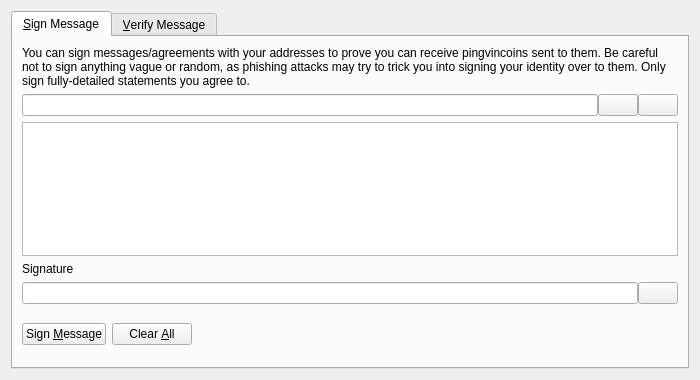
<?xml version="1.0" encoding="UTF-8"?>
<ui version="4.0">
 <class>SignVerifyMessageDialog</class>
 <widget class="QDialog" name="SignVerifyMessageDialog">
  <property name="geometry">
   <rect>
    <x>0</x>
    <y>0</y>
    <width>700</width>
    <height>380</height>
   </rect>
  </property>
  <property name="windowTitle">
   <string>Signatures - Sign / Verify a Message</string>
  </property>
  <property name="modal">
   <bool>true</bool>
  </property>
  <layout class="QVBoxLayout" name="verticalLayout">
   <item>
    <widget class="QTabWidget" name="tabWidget">
     <property name="currentIndex">
      <number>0</number>
     </property>
     <widget class="QWidget" name="tabSignMessage">
      <attribute name="title">
       <string>&amp;Sign Message</string>
      </attribute>
      <layout class="QVBoxLayout" name="verticalLayout_SM">
       <item>
        <widget class="QLabel" name="infoLabel_SM">
         <property name="text">
          <string>You can sign messages/agreements with your addresses to prove you can receive pingvincoins sent to them. Be careful not to sign anything vague or random, as phishing attacks may try to trick you into signing your identity over to them. Only sign fully-detailed statements you agree to.</string>
         </property>
         <property name="textFormat">
          <enum>Qt::PlainText</enum>
         </property>
         <property name="wordWrap">
          <bool>true</bool>
         </property>
        </widget>
       </item>
       <item>
        <layout class="QHBoxLayout" name="horizontalLayout_1_SM">
         <property name="spacing">
          <number>0</number>
         </property>
         <item>
          <widget class="QValidatedLineEdit" name="addressIn_SM">
           <property name="toolTip">
            <string>The Pingvincoin address to sign the message with</string>
           </property>
          </widget>
         </item>
         <item>
          <widget class="QPushButton" name="addressBookButton_SM">
           <property name="toolTip">
            <string>Choose previously used address</string>
           </property>
           <property name="text">
            <string/>
           </property>
           <property name="icon">
            <iconset resource="../bitcoin.qrc">
             <normaloff>:/icons/address-book</normaloff>:/icons/address-book</iconset>
           </property>
           <property name="shortcut">
            <string>Alt+A</string>
           </property>
           <property name="autoDefault">
            <bool>false</bool>
           </property>
          </widget>
         </item>
         <item>
          <widget class="QPushButton" name="pasteButton_SM">
           <property name="toolTip">
            <string>Paste address from clipboard</string>
           </property>
           <property name="text">
            <string/>
           </property>
           <property name="icon">
            <iconset resource="../bitcoin.qrc">
             <normaloff>:/icons/editpaste</normaloff>:/icons/editpaste</iconset>
           </property>
           <property name="shortcut">
            <string>Alt+P</string>
           </property>
           <property name="autoDefault">
            <bool>false</bool>
           </property>
          </widget>
         </item>
        </layout>
       </item>
       <item>
        <widget class="QPlainTextEdit" name="messageIn_SM">
         <property name="toolTip">
          <string>Enter the message you want to sign here</string>
         </property>
        </widget>
       </item>
       <item>
        <widget class="QLabel" name="signatureLabel_SM">
         <property name="text">
          <string>Signature</string>
         </property>
         <property name="textFormat">
          <enum>Qt::PlainText</enum>
         </property>
        </widget>
       </item>
       <item>
        <layout class="QHBoxLayout" name="horizontalLayout_2_SM">
         <property name="spacing">
          <number>0</number>
         </property>
         <item>
          <widget class="QLineEdit" name="signatureOut_SM">
           <property name="font">
            <font>
             <italic>true</italic>
            </font>
           </property>
           <property name="readOnly">
            <bool>true</bool>
           </property>
          </widget>
         </item>
         <item>
          <widget class="QPushButton" name="copySignatureButton_SM">
           <property name="toolTip">
            <string>Copy the current signature to the system clipboard</string>
           </property>
           <property name="text">
            <string/>
           </property>
           <property name="icon">
            <iconset resource="../bitcoin.qrc">
             <normaloff>:/icons/editcopy</normaloff>:/icons/editcopy</iconset>
           </property>
           <property name="autoDefault">
            <bool>false</bool>
           </property>
          </widget>
         </item>
        </layout>
       </item>
       <item>
        <layout class="QHBoxLayout" name="horizontalLayout_3_SM">
         <item>
          <widget class="QPushButton" name="signMessageButton_SM">
           <property name="toolTip">
            <string>Sign the message to prove you own this Pingvincoin address</string>
           </property>
           <property name="text">
            <string>Sign &amp;Message</string>
           </property>
           <property name="icon">
            <iconset resource="../bitcoin.qrc">
             <normaloff>:/icons/edit</normaloff>:/icons/edit</iconset>
           </property>
           <property name="autoDefault">
            <bool>false</bool>
           </property>
          </widget>
         </item>
         <item>
          <widget class="QPushButton" name="clearButton_SM">
           <property name="toolTip">
            <string>Reset all sign message fields</string>
           </property>
           <property name="text">
            <string>Clear &amp;All</string>
           </property>
           <property name="icon">
            <iconset resource="../bitcoin.qrc">
             <normaloff>:/icons/remove</normaloff>:/icons/remove</iconset>
           </property>
           <property name="autoDefault">
            <bool>false</bool>
           </property>
          </widget>
         </item>
         <item>
          <spacer name="horizontalSpacer_1_SM">
           <property name="orientation">
            <enum>Qt::Horizontal</enum>
           </property>
           <property name="sizeHint" stdset="0">
            <size>
             <width>40</width>
             <height>48</height>
            </size>
           </property>
          </spacer>
         </item>
         <item>
          <widget class="QLabel" name="statusLabel_SM">
           <property name="font">
            <font>
             <weight>75</weight>
             <bold>true</bold>
            </font>
           </property>
           <property name="text">
            <string/>
           </property>
           <property name="wordWrap">
            <bool>true</bool>
           </property>
          </widget>
         </item>
         <item>
          <spacer name="horizontalSpacer_2_SM">
           <property name="orientation">
            <enum>Qt::Horizontal</enum>
           </property>
           <property name="sizeHint" stdset="0">
            <size>
             <width>40</width>
             <height>48</height>
            </size>
           </property>
          </spacer>
         </item>
        </layout>
       </item>
      </layout>
     </widget>
     <widget class="QWidget" name="tabVerifyMessage">
      <attribute name="title">
       <string>&amp;Verify Message</string>
      </attribute>
      <layout class="QVBoxLayout" name="verticalLayout_VM">
       <item>
        <widget class="QLabel" name="infoLabel_VM">
         <property name="text">
          <string>Enter the receiver's address, message (ensure you copy line breaks, spaces, tabs, etc. exactly) and signature below to verify the message. Be careful not to read more into the signature than what is in the signed message itself, to avoid being tricked by a man-in-the-middle attack. Note that this only proves the signing party receives with the address, it cannot prove sendership of any transaction!</string>
         </property>
         <property name="textFormat">
          <enum>Qt::PlainText</enum>
         </property>
         <property name="alignment">
          <set>Qt::AlignLeading|Qt::AlignLeft|Qt::AlignTop</set>
         </property>
         <property name="wordWrap">
          <bool>true</bool>
         </property>
        </widget>
       </item>
       <item>
        <layout class="QHBoxLayout" name="horizontalLayout_1_VM">
         <property name="spacing">
          <number>0</number>
         </property>
         <item>
          <widget class="QValidatedLineEdit" name="addressIn_VM">
           <property name="toolTip">
            <string>The Pingvincoin address the message was signed with</string>
           </property>
          </widget>
         </item>
         <item>
          <widget class="QPushButton" name="addressBookButton_VM">
           <property name="toolTip">
            <string>Choose previously used address</string>
           </property>
           <property name="text">
            <string/>
           </property>
           <property name="icon">
            <iconset resource="../bitcoin.qrc">
             <normaloff>:/icons/address-book</normaloff>:/icons/address-book</iconset>
           </property>
           <property name="shortcut">
            <string>Alt+A</string>
           </property>
           <property name="autoDefault">
            <bool>false</bool>
           </property>
          </widget>
         </item>
        </layout>
       </item>
       <item>
        <widget class="QPlainTextEdit" name="messageIn_VM"/>
       </item>
       <item>
        <widget class="QValidatedLineEdit" name="signatureIn_VM"/>
       </item>
       <item>
        <layout class="QHBoxLayout" name="horizontalLayout_2_VM">
         <item>
          <widget class="QPushButton" name="verifyMessageButton_VM">
           <property name="toolTip">
            <string>Verify the message to ensure it was signed with the specified Pingvincoin address</string>
           </property>
           <property name="text">
            <string>Verify &amp;Message</string>
           </property>
           <property name="icon">
            <iconset resource="../bitcoin.qrc">
             <normaloff>:/icons/transaction_0</normaloff>:/icons/transaction_0</iconset>
           </property>
           <property name="autoDefault">
            <bool>false</bool>
           </property>
          </widget>
         </item>
         <item>
          <widget class="QPushButton" name="clearButton_VM">
           <property name="toolTip">
            <string>Reset all verify message fields</string>
           </property>
           <property name="text">
            <string>Clear &amp;All</string>
           </property>
           <property name="icon">
            <iconset resource="../bitcoin.qrc">
             <normaloff>:/icons/remove</normaloff>:/icons/remove</iconset>
           </property>
           <property name="autoDefault">
            <bool>false</bool>
           </property>
          </widget>
         </item>
         <item>
          <spacer name="horizontalSpacer_1_VM">
           <property name="orientation">
            <enum>Qt::Horizontal</enum>
           </property>
           <property name="sizeHint" stdset="0">
            <size>
             <width>40</width>
             <height>48</height>
            </size>
           </property>
          </spacer>
         </item>
         <item>
          <widget class="QLabel" name="statusLabel_VM">
           <property name="font">
            <font>
             <weight>75</weight>
             <bold>true</bold>
            </font>
           </property>
           <property name="text">
            <string/>
           </property>
           <property name="wordWrap">
            <bool>true</bool>
           </property>
          </widget>
         </item>
         <item>
          <spacer name="horizontalSpacer_2_VM">
           <property name="orientation">
            <enum>Qt::Horizontal</enum>
           </property>
           <property name="sizeHint" stdset="0">
            <size>
             <width>40</width>
             <height>48</height>
            </size>
           </property>
          </spacer>
         </item>
        </layout>
       </item>
      </layout>
     </widget>
    </widget>
   </item>
  </layout>
 </widget>
 <customwidgets>
  <customwidget>
   <class>QValidatedLineEdit</class>
   <extends>QLineEdit</extends>
   <header>qvalidatedlineedit.h</header>
  </customwidget>
 </customwidgets>
 <resources>
  <include location="../bitcoin.qrc"/>
 </resources>
 <connections/>
</ui>
